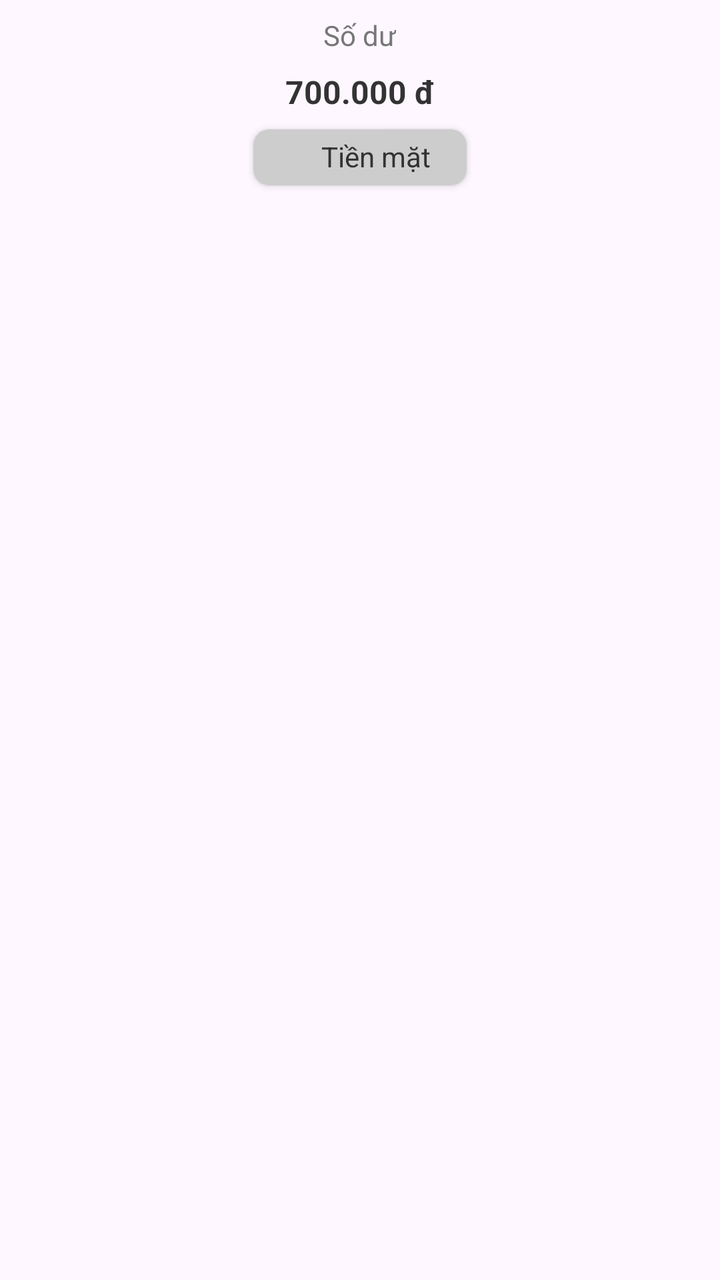
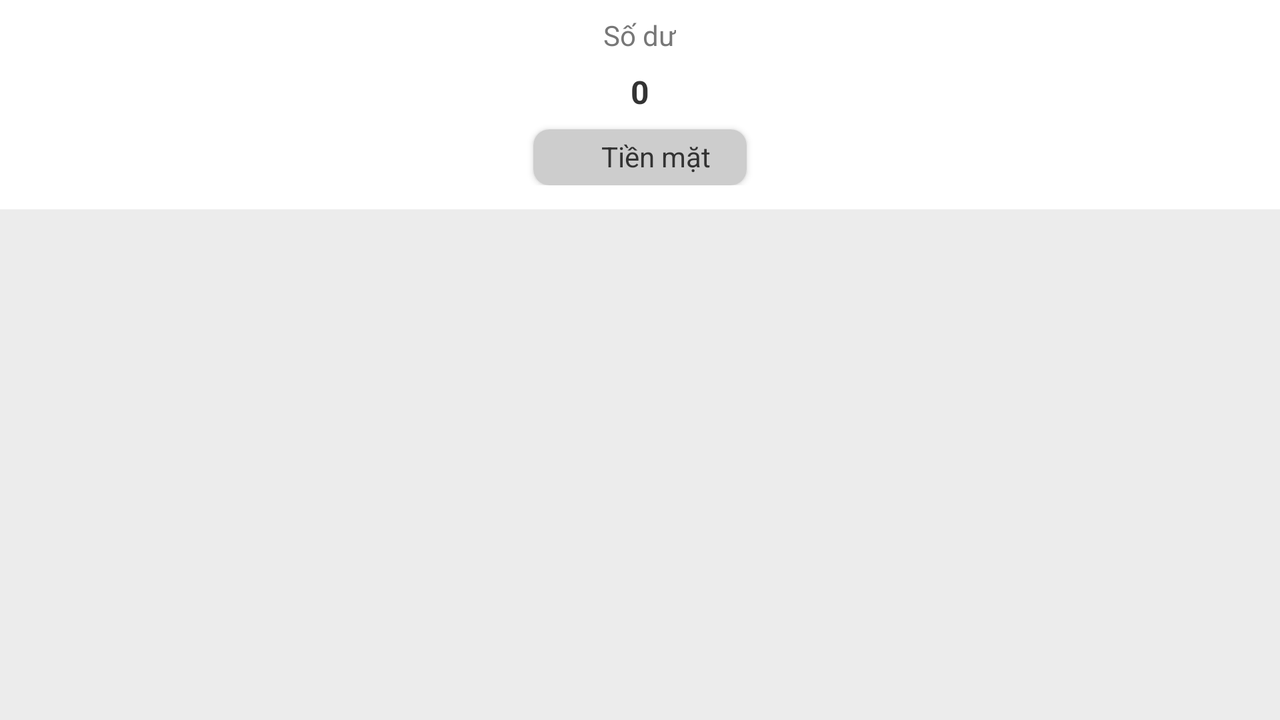

An Android layout and its configuration variant, each rendered on a device that would load it. The default file and the variant file are quoted in full after the pictures.
<!-- AndroidManifest.xml: application theme Theme.Expensify -->
<!-- res/layout/fragment_trade_fragment.xml -->
<?xml version="1.0" encoding="utf-8"?>
<LinearLayout xmlns:android="http://schemas.android.com/apk/res/android"
    xmlns:tools="http://schemas.android.com/tools"
    android:layout_width="match_parent"
    android:layout_height="match_parent"
    xmlns:app="http://schemas.android.com/apk/res-auto"
    tools:context=".TradeFragment"
    android:id="@+id/trade_fragment"
    android:orientation="vertical">

    
    <TextView
        android:layout_width="wrap_content"
        android:layout_height="wrap_content"
        android:layout_marginTop="8dp"
        android:layout_gravity="center"
        android:text="Số dư"
        android:textColor="#777777"
        android:textSize="14dp" />

    <TextView
        android:id="@+id/txtBalance"
        android:layout_width="wrap_content"
        android:layout_height="wrap_content"
        android:layout_gravity="center"
        android:layout_marginTop="8dp"
        android:text="700.000 đ"
        android:textColor="#333333"
        android:textSize="16dp"
        android:textStyle="bold" />

    <androidx.cardview.widget.CardView
        android:layout_width="wrap_content"
        android:layout_height="wrap_content"
        android:layout_gravity="center"
        android:layout_marginTop="8dp"
        app:cardCornerRadius="8dp">
        <LinearLayout
            android:layout_width="wrap_content"
            android:layout_height="wrap_content"
            android:orientation="horizontal"
            android:background="#cdcdcd"
            android:paddingHorizontal="10dp"
            android:paddingVertical="4dp">
            <ImageView
                android:id="@+id/imageView"
                android:layout_width="20dp"
                android:layout_height="20dp"
                android:layout_marginRight="4dp"
                android:src="@drawable/wallet" />
            <TextView
                android:id="@+id/txtWallet"
                android:layout_width="wrap_content"
                android:layout_height="wrap_content"
                android:text="Tiền mặt"
                android:textColor="#333333"
                android:textSize="14dp" />
            <ImageView
                android:layout_width="wrap_content"
                android:layout_height="wrap_content"
                android:layout_marginLeft="8dp"
                android:src="@drawable/baseline_arrow_drop_down_24" />
        </LinearLayout>
    </androidx.cardview.widget.CardView>
    <androidx.core.widget.NestedScrollView
        android:layout_marginTop="16dp"
        android:paddingHorizontal="10dp"
        android:layout_width="match_parent"
        android:layout_height="match_parent">
        <androidx.recyclerview.widget.RecyclerView
            android:id="@+id/transactions_recycler_view"
            android:layout_width="match_parent"
            android:layout_height="match_parent"/>
    </androidx.core.widget.NestedScrollView>





</LinearLayout>
<!-- resources referenced by this layout -->
<resources>
  <style name="Theme.Expensify" parent="Base.Theme.Expensify" />
  <style name="Base.Theme.Expensify" parent="Theme.Material3.DayNight.NoActionBar">
          
          
      </style>
</resources>
<!-- res/layout-land/fragment_trade_fragment.xml (the repository's variant of the layout above) -->
<!-- drawn on the phone turned sideways -->
<?xml version="1.0" encoding="utf-8"?>
<LinearLayout xmlns:android="http://schemas.android.com/apk/res/android"
    xmlns:tools="http://schemas.android.com/tools"
    android:layout_width="match_parent"
    android:layout_height="match_parent"
    xmlns:app="http://schemas.android.com/apk/res-auto"
    tools:context=".TradeFragment"
    android:id="@+id/trade_fragment"
    android:background="#ececec"
    android:orientation="vertical">
    <LinearLayout
        android:layout_width="match_parent"
        android:layout_height="wrap_content"
        android:background="@color/white"
        android:paddingBottom="12dp"
        android:orientation="vertical">
        <TextView
            android:layout_width="wrap_content"
            android:layout_height="wrap_content"
            android:layout_marginTop="8dp"
            android:layout_gravity="center"
            android:text="Số dư"
            android:textColor="#777777"
            android:textSize="14dp" />
        <TextView
            android:id="@+id/txtBalance"
            android:layout_width="wrap_content"
            android:layout_height="wrap_content"
            android:layout_gravity="center"
            android:layout_marginTop="8dp"
            android:text="0"
            android:textColor="#333333"
            android:textSize="16dp"
            android:textStyle="bold" />
        <androidx.cardview.widget.CardView
            android:layout_width="wrap_content"
            android:layout_height="wrap_content"
            android:layout_gravity="center"
            android:layout_marginTop="8dp"
            app:cardCornerRadius="8dp">
            <LinearLayout
                android:layout_width="wrap_content"
                android:layout_height="wrap_content"
                android:orientation="horizontal"
                android:background="#cdcdcd"
                android:paddingHorizontal="10dp"
                android:paddingVertical="4dp">
                <ImageView
                    android:id="@+id/imageView"
                    android:layout_width="20dp"
                    android:layout_height="20dp"
                    android:layout_marginRight="4dp"
                    android:src="@drawable/wallet" />
                <TextView
                    android:id="@+id/txtWallet"
                    android:layout_width="wrap_content"
                    android:layout_height="wrap_content"
                    android:text="Tiền mặt"
                    android:textColor="#333333"
                    android:textSize="14dp" />
                <ImageView
                    android:layout_width="wrap_content"
                    android:layout_height="wrap_content"
                    android:layout_marginLeft="8dp"
                    android:src="@drawable/baseline_arrow_drop_down_24" />
            </LinearLayout>
        </androidx.cardview.widget.CardView>
    </LinearLayout>
    <androidx.core.widget.NestedScrollView
        android:layout_marginTop="16dp"
        android:paddingHorizontal="10dp"
        android:layout_width="match_parent"
        android:layout_height="match_parent">
        <androidx.recyclerview.widget.RecyclerView
            android:id="@+id/transactions_recycler_view"
            android:layout_width="match_parent"
            android:layout_height="match_parent" />
    </androidx.core.widget.NestedScrollView>
    
    
    
    

</LinearLayout>
<!-- resources referenced by the variant -->
<!-- as the phone turned sideways resolves them -->
<resources>
  <color name="white">#FFFFFFFF</color>
  <style name="Theme.Expensify" parent="Base.Theme.Expensify" />
  <style name="Base.Theme.Expensify" parent="Theme.Material3.DayNight.NoActionBar">
          
          
      </style>
</resources>
